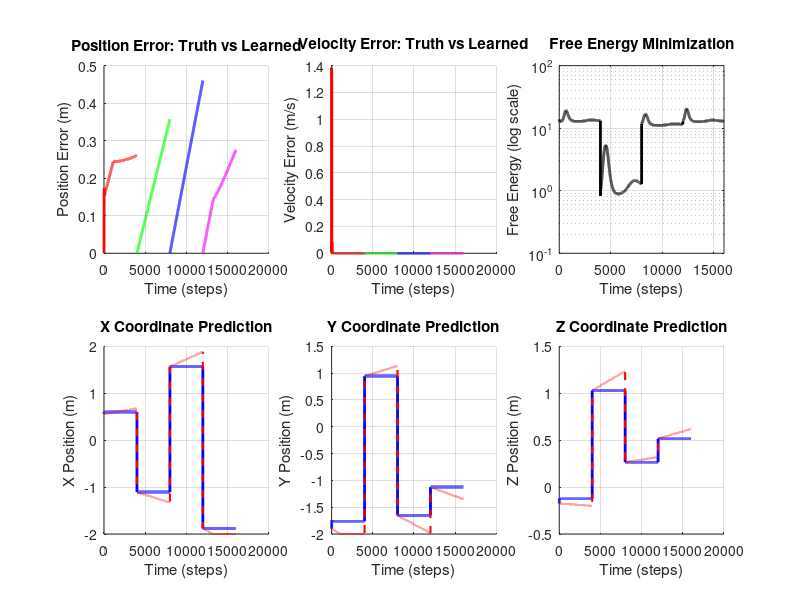

The MATLAB source for this figure: (Note: this script raises an error after producing the figure.)
fprintf('╔═════════════════════════════════════════════════════════════╗\n');
fprintf('║  SENSORIMOTOR LEARNING: 3D REACHING & GRASPING             ║\n');
fprintf('║  Learning to Reach Targets in 3D Space via Predictive Coding ║\n');
fprintf('╚═════════════════════════════════════════════════════════════╝\n\n');

% ====================================================================
% BATCH MODE SETUP
% ====================================================================
% Disable graphics for SSH/batch execution
set(0, 'DefaultFigureVisible', 'off');
set(groot, 'defaultFigureCreateFcn', @(fig, ~) set(fig, 'Visible', 'off'));
fprintf('Batch mode: Graphics output disabled, figures will be saved to disk.\n\n');

% ====================================================================
% 3D REACHING TASK CONFIGURATION
% ====================================================================

dt = 0.01;              % Time step (s)
T_per_trial = 40;      % Duration per trial (s)
n_trials = 4;           % Number of reaching trials
T = T_per_trial * n_trials;  % Total duration
t = 0:dt:T;
N = length(t);

% Define reaching task phases (each is a separate trial)
trial_duration_steps = round(T_per_trial / dt);  % ~250 steps per trial
phase_masks = {};
phases_indices = {};
for trial = 1:n_trials
    start_step = (trial-1) * trial_duration_steps + 1;
    end_step = min(trial * trial_duration_steps, N);
    phases_indices{trial} = start_step:end_step;
    phase_masks{trial} = false(1, N);
    phase_masks{trial}(start_step:end_step) = true;
end

% Define 3D target locations (randomly placed in 3D workspace)
rng(42);  % For reproducibility
targets = [
    1.5, 1.5, 1.0;      % Target 1
    -1.5, 1.5, 0.5;     % Target 2
    -1.5, -1.5, 1.5;    % Target 3
    1.5, -1.5, -0.5     % Target 4
];

% Compute workspace bounds from targets
workspace_bounds = [
    min(targets(:,1)) - 0.5, max(targets(:,1)) + 0.5;  % X bounds
    min(targets(:,2)) - 0.5, max(targets(:,2)) + 0.5;  % Y bounds
    min(targets(:,3)) - 0.5, max(targets(:,3)) + 0.5   % Z bounds
];

% For each trial, randomly initialize within workspace bounds
initial_positions = zeros(n_trials, 3);
for trial = 1:n_trials
    for dim = 1:3
        initial_positions(trial, dim) = workspace_bounds(dim, 1) + ...
            rand() * (workspace_bounds(dim, 2) - workspace_bounds(dim, 1));
    end
end

fprintf('3D REACHING TASK (Multi-Trial):\n');
fprintf('Workspace bounds: X∈[%.2f,%.2f], Y∈[%.2f,%.2f], Z∈[%.2f,%.2f]\n', ...
    workspace_bounds(1,1), workspace_bounds(1,2), ...
    workspace_bounds(2,1), workspace_bounds(2,2), ...
    workspace_bounds(3,1), workspace_bounds(3,2));
fprintf('\n');

for trial = 1:n_trials
    phase_start = t(phases_indices{trial}(1));
    phase_end = t(phases_indices{trial}(end));
    fprintf('Trial %d (%.2f-%.2fs): Start [%.2f, %.2f, %.2f] → Target [%.2f, %.2f, %.2f]\n', ...
        trial, phase_start, phase_end, ...
        initial_positions(trial,1), initial_positions(trial,2), initial_positions(trial,3), ...
        targets(trial,1), targets(trial,2), targets(trial,3));
end
fprintf('\n');

fprintf('3D REACHING TASK:\n');
fprintf('  Phase 1 (0-%.2fs):  Reach to target [%.2f, %.2f, %.2f]\n', T_per_trial, targets(1,1), targets(1,2), targets(1,3));
fprintf('  Phase 2 (%.2f-%.2fs):  Reach to target [%.2f, %.2f, %.2f]\n', T_per_trial, 2*T_per_trial, targets(2,1), targets(2,2), targets(2,3));
fprintf('  Phase 3 (%.2f-%.2fs):  Reach to target [%.2f, %.2f, %.2f]\n', 2*T_per_trial, 3*T_per_trial, targets(3,1), targets(3,2), targets(3,3));
fprintf('  Phase 4 (%.2f-%.2fs): Reach to target [%.2f, %.2f, %.2f]\n\n', 3*T_per_trial, 4*T_per_trial, targets(4,1), targets(4,2), targets(4,3));

% ====================================================================
% LAYER DIMENSIONS - 3D VERSION
% ====================================================================

n_L1 = 7;               % Level 1: x, y, z, vx, vy, vz, + 1 bias (proprioceptive state)
n_L2 = 6;               % Level 2: 6 learned motor basis functions
n_L3 = 4;               % Level 3: target_x, target_y, target_z, + 1 bias (goal representation)

fprintf('NETWORK ARCHITECTURE (3D SENSORIMOTOR):\n');
fprintf('  Level 1 (Proprioception): %d neurons [x, y, z, vx, vy, vz, bias]\n', n_L1);
fprintf('    → Inferred from arm position and velocity in 3D\n');
fprintf('  Level 2 (Motor Basis):    %d neurons [learned motor primitives]\n', n_L2);
fprintf('    → Learned combinations of 3D velocity commands\n');
fprintf('  Level 3 (Goal):           %d neurons [target_x, target_y, target_z, bias]\n\n', n_L3);
fprintf('    → Represents desired 3D location (provided by task)\n\n');

% ====================================================================
% 3D KINEMATICS: INTEGRATING MOTOR COMMANDS INTO POSITION
% ====================================================================

% Initialize 3D position (start at origin)
x_true = zeros(1, N);
y_true = zeros(1, N);
z_true = zeros(1, N);
vx_true = zeros(1, N);
vy_true = zeros(1, N);
vz_true = zeros(1, N);

% Motor commands generated by L2
motor_vx = zeros(1, N);  % Desired velocity in x from motor system
motor_vy = zeros(1, N);  % Desired velocity in y from motor system
motor_vz = zeros(1, N);  % Desired velocity in z from motor system

% Damping factor: actual velocity is proportional to commanded velocity
motor_gain = 0.5;
damping = 0.95;

fprintf('3D MOTOR DYNAMICS:\n');
fprintf('  Motor gain: %.2f (scaling of commands to actual motion)\n', motor_gain);
fprintf('  Damping: %.2f (velocity decay per timestep)\n', damping);
fprintf('  Workspace: x,y,z ∈ [%.2f, %.2f] meters\n\n', workspace_bounds(1,1), workspace_bounds(1,2));

% ====================================================================
% LEARNING PARAMETERS
% ====================================================================

eta_rep = 0.005;         % Representation learning rate (increased from 0.001)
eta_W = 0.0005;          % Weight matrix learning rate (increased from 0.0001)
momentum = 0.90;         % Momentum for representation updates (decreased for faster learning)
weight_decay = 0.98;     % L2 regularization on weights (decreased for faster learning)
pi_L1 = 100;             % Precision (reliability) of L1 sensory input
pi_L2 = 10;              % Precision of L2 motor basis
pi_L3 = 1;               % Precision of L3 goal representation

fprintf('LEARNING PARAMETERS:\n');
fprintf('  η_rep = %.6f (representation learning rate)\n', eta_rep);
fprintf('  η_W   = %.6f (weight matrix learning rate)\n', eta_W);
fprintf('  Momentum = %.4f\n', momentum);
fprintf('  Weight Decay = %.4f\n', weight_decay);
fprintf('  π_L1  = %.0f, π_L2  = %.0f, π_L3  = %.0f\n\n', pi_L1, pi_L2, pi_L3);

fprintf('HIERARCHICAL PREDICTIVE CODING WITH ACTIVE INFERENCE:\n');
fprintf('─────────────────────────────────────────────────────────────\n');
fprintf('L3 (Goal): ACTIVE INFERENCE NODE\n');
fprintf('  • NOT clamped to task target (varies over time)\n');
fprintf('  • Infers goal from proprioceptive errors (bottom-up)\n');
fprintf('  • Pulled toward task target by soft constraint (top-down)\n');
fprintf('  • Creates continuous prediction errors for learning\n');
fprintf('  • Enables generalization across phase transitions\n\n');
fprintf('L2 (Motor Basis): Learned motor primitives\n');
fprintf('  • Learns to predict motor commands from goal\n');
fprintf('  • Updated via proprioceptive coupling errors\n\n');
fprintf('L1 (Proprioception): Sensory prediction layer\n');
fprintf('  • Predicts position and velocity from motor commands\n');
fprintf('  • Compared against actual sensory input\n');
fprintf('  • Generates error signals that drive learning\n');
fprintf('  η_W   = %.6f (weight matrix learning rate)\n', eta_W);
fprintf('  Momentum = %.4f\n', momentum);
fprintf('  Weight Decay = %.4f\n', weight_decay);
fprintf('  π_L1  = %.0f, π_L2  = %.0f, π_L3  = %.0f\n\n', pi_L1, pi_L2, pi_L3);

% ====================================================================
% INITIALIZE REPRESENTATIONS (3D)
% ====================================================================

% Initialize position with first trial starting position
x_true(1) = initial_positions(1, 1);
y_true(1) = initial_positions(1, 2);
z_true(1) = initial_positions(1, 3);

% Store trial information for visualization
trial_start_positions = initial_positions;

% Pre-allocate representation matrices for ALL timesteps (CRITICAL!)
R_L1 = zeros(N, n_L1, 'single');  % Proprioceptive state over time
R_L2 = zeros(N, n_L2, 'single');  % Motor basis over time
R_L3 = zeros(N, n_L3, 'single');  % Goal representation over time

% Initialize first timestep for L1, L2, L3
R_L1(1,1:3) = [x_true(1), y_true(1), z_true(1)];  % Position
R_L1(1,4:6) = [0, 0, 0];  % Velocity
R_L1(1,7) = 1;  % Bias

% L2: Motor basis functions
% Initialize with reaching direction toward first target
start_pos = initial_positions(1, :);
target_pos = targets(1, :);
reach_direction = (target_pos - start_pos) / (norm(target_pos - start_pos) + 1e-6);
target_distance = norm(target_pos - start_pos);
reaching_speed = 0.2 * target_distance;  % Scale with distance

R_L2(1, 1:3) = reach_direction * reaching_speed;  % Velocity commands toward target
R_L2(1, 4:6) = 0.01 * randn(1, 3);  % Auxiliary motor channels

% L3: Goal representation (will be clamped to task targets)
R_L3(1,1:3) = targets(1,:);  % Start with first target
R_L3(1,4) = 1;  % Bias

fprintf('INITIAL CONDITIONS (Trial 1):\n');
fprintf('  Start position: [%.2f, %.2f, %.2f]\n', x_true(1), y_true(1), z_true(1));
fprintf('  Target position: [%.2f, %.2f, %.2f]\n', targets(1,1), targets(1,2), targets(1,3));
fprintf('  R_L2(1,:) = reaching velocity [%.4f, %.4f, %.4f] m/s (toward target)\n', R_L2(1,1), R_L2(1,2), R_L2(1,3));
fprintf('  R_L3(1,:) = [target_x=%.2f, target_y=%.2f, target_z=%.2f, bias=1]\n\n', targets(1,1), targets(1,2), targets(1,3));

% Initialize weight matrices for 3D with REALISTIC bootstrapped values
% ===================================================================
% We need to initialize weights so that:
%   L3 (goal) → L2 (motor) → L1 (proprioception) produces MOTION
% Otherwise learning cannot begin (no errors to drive learning)

% Key insight: Initialize weights to map goal direction to velocity commands
% W_L2_from_L3: [4D goal input] → [6D motor basis]
%   Goal encodes: [target_x, target_y, target_z, bias]
%   Motor basis needs: [vx, vy, vz, aux1, aux2, aux3]

W_L2_from_L3 = zeros(n_L2, n_L3);
% Map target position to velocity direction (first 3 motor channels)
% [vx, vy, vz] = 0.2 * [target_x, target_y, target_z]
W_L2_from_L3(1:3, 1:3) = 0.2 * eye(3, 3);  % Direct coupling: target → velocity (increased from 0.1)
% Small random values for auxiliary channels
W_L2_from_L3(4:6, 1:3) = 0.01 * randn(3, 3);
W_L2_from_L3(1:6, 4) = 0.01 * randn(6, 1);  % Coupling from bias

% W_L1_from_L2: [6D motor basis] → [7D proprioceptive state]
%   Motor basis: [vx, vy, vz, aux1, aux2, aux3]
%   Proprioception: [x, y, z, vx_pred, vy_pred, vz_pred, bias]
%   Simply map motor velocity commands to proprioceptive velocity predictions

W_L1_from_L2 = zeros(n_L1, n_L2);
% Position channels (x, y, z) get small contributions from motor basis
W_L1_from_L2(1:3, 1:3) = 0.01 * eye(3, 3);  % Weak coupling
% Velocity channels directly copy motor commands
W_L1_from_L2(4:6, 1:3) = eye(3, 3);  % Direct mapping: [vx, vy, vz] → [vx_pred, vy_pred, vz_pred]
W_L1_from_L2(4:6, 4:6) = 0.1 * randn(3, 3);  % Auxiliary motor channels
W_L1_from_L2(7, :) = 0.01 * randn(1, 6);  % Bias prediction

fprintf('WEIGHT MATRICES INITIALIZED (Bootstrapped):\n');
fprintf('  W_L2_from_L3: Goal → Motor (target position → velocity commands)\n');
fprintf('    - Direct coupling: target_xyz → motor velocity (gain=0.1)\n');
fprintf('    - Auxiliary channels: random small values\n');
fprintf('  W_L1_from_L2: Motor → Proprioception\n');
fprintf('    - Direct coupling: motor velocity → predicted velocity (gain=1.0)\n');
fprintf('    - Position predictions: weak coupling (gain=0.01)\n\n');

% Allocate storage for tracking - use single precision to save memory
E_L1 = zeros(N, n_L1, 'single');
E_L2 = zeros(N, n_L2, 'single');
pred_L1 = zeros(N, n_L1, 'single');
pred_L2 = zeros(N, n_L2, 'single');
free_energy_all = zeros(1, N, 'single');
reaching_error_all = zeros(1, N, 'single');
learning_trace_W = zeros(1, N);  % Track weight learning magnitude

% ====================================================================
% MAIN LEARNING LOOP (3D)
% ====================================================================

fprintf('Running 3D sensorimotor reaching trials...\n');

current_trial = 1;

for i = 1:N-1
    if mod(i, 100) == 0, fprintf('.'); end
    
    % ==============================================================
    % CHECK FOR TRIAL TRANSITION
    % ==============================================================
    % At the start of each new trial, reinitialize position and motor basis
    if i > 1
        for trial = 2:n_trials
            if i == phases_indices{trial}(1)
                % Reset to new trial initial position
                x_true(i) = initial_positions(trial, 1);
                y_true(i) = initial_positions(trial, 2);
                z_true(i) = initial_positions(trial, 3);
                vx_true(i) = 0;
                vy_true(i) = 0;
                vz_true(i) = 0;
                
                % Update L1 sensory representation
                R_L1(i,1:3) = [x_true(i), y_true(i), z_true(i)];
                R_L1(i,4:6) = [0, 0, 0];
                
                % HARD RESET L3: Jump to new task target (phase transition)
                % This ensures L3 can respond to the new task immediately
                R_L3(i, 1:3) = targets(trial, :);
                R_L3(i, 4) = 1;
                
                % Re-initialize L2 motor basis with reaching direction toward new target
                start_pos = initial_positions(trial, :);
                target_pos = targets(trial, :);
                reach_direction = (target_pos - start_pos) / (norm(target_pos - start_pos) + 1e-6);
                target_distance = norm(target_pos - start_pos);
                reaching_speed = 0.2 * target_distance;  % Scale with distance (0.2 = fraction of distance per second)
                
                R_L2(i, 1:3) = reach_direction * reaching_speed;
                R_L2(i, 4:6) = 0.01 * randn(1, 3);
                
                current_trial = trial;
                fprintf('\n[Trial %d started at step %d - L3 reset to target, L2 reinitialized]\n', trial, i);
                break;
            end
        end
    end
    
    % ==============================================================
    % STEP 0: GOAL REPRESENTATION (ACTIVE INFERENCE - L3)
    % ==============================================================
    % L3 is NOT clamped but inferred from proprioceptive error
    % This allows learning to persist across phase transitions
    
    % Task signal: preferred target for this trial (soft constraint)
    task_target = targets(current_trial, :);
    
    % L3 starts at current value (will be updated based on errors below)
    
    % ==============================================================
    % STEP 1: MOTOR COMMAND GENERATION (Top-Down: L3 → L2 → L1)
    % ==============================================================
    
    % L3 predicts L2 motor commands via learned weights
    pred_L2(i,:) = R_L3(i,:) * W_L2_from_L3';  % [6D motor basis prediction]
    
    % L2 executes: actual motor basis is learned representation
    motor_basis = R_L2(i,:);  % [6D: actual learned motor commands]
    
    % L2 predicts L1 proprioceptive state via learned weights
    pred_L1(i,:) = motor_basis * W_L1_from_L2';  % [7D: predicted proprioception]
    
    % Extract predicted velocities from L1 prediction
    pred_vx = pred_L1(i, 4);
    pred_vy = pred_L1(i, 5);
    pred_vz = pred_L1(i, 6);
    
    % ==============================================================
    % STEP 2: KINEMATICS - MOTOR COMMAND EXECUTION
    % ==============================================================
    
    % Apply motor gain (scales learned velocity prediction to actual command)
    motor_vx(i) = motor_gain * pred_vx;
    motor_vy(i) = motor_gain * pred_vy;
    motor_vz(i) = motor_gain * pred_vz;
    
    % Update velocity with damping
    vx_true(i+1) = damping * vx_true(i) + motor_vx(i);
    vy_true(i+1) = damping * vy_true(i) + motor_vy(i);
    vz_true(i+1) = damping * vz_true(i) + motor_vz(i);
    
    % Update position via integration (3D)
    x_true(i+1) = x_true(i) + dt * vx_true(i+1);
    y_true(i+1) = y_true(i) + dt * vy_true(i+1);
    z_true(i+1) = z_true(i) + dt * vz_true(i+1);
    
    % Clamp position to reachable workspace
    x_true(i+1) = max(workspace_bounds(1,1), min(workspace_bounds(1,2), x_true(i+1)));
    y_true(i+1) = max(workspace_bounds(2,1), min(workspace_bounds(2,2), y_true(i+1)));
    z_true(i+1) = max(workspace_bounds(3,1), min(workspace_bounds(3,2), z_true(i+1)));
    
    % ==============================================================
    % STEP 3: PROPRIOCEPTIVE FEEDBACK (Sensory Input - 3D)
    % ==============================================================
    
    % Sensory input: actual proprioceptive state
    sensory_pos = [x_true(i+1), y_true(i+1), z_true(i+1)];  % Actual 3D position
    sensory_vel = [vx_true(i+1), vy_true(i+1), vz_true(i+1)];  % Actual 3D velocity
    
    % ==============================================================
    % STEP 4: ERROR COMPUTATION (Bottom-Up Predictive Coding)
    % ==============================================================
    
    % L1 errors: sensory input vs prediction (prediction error)
    E_L1(i,1:3) = sensory_pos - pred_L1(i,1:3);  % Position error
    E_L1(i,4:6) = sensory_vel - pred_L1(i,4:6);  % Velocity error
    E_L1(i,7) = 1 - pred_L1(i,7);  % Bias error
    
    % L2 errors: actual motor basis vs L3's prediction
    E_L2(i,:) = motor_basis - pred_L2(i,:);
    
    % Calculate 3D reaching error (distance to current target)
    reaching_error_all(i) = sqrt((x_true(i+1) - targets(current_trial,1))^2 + ...
                                 (y_true(i+1) - targets(current_trial,2))^2 + ...
                                 (z_true(i+1) - targets(current_trial,3))^2);
    
    % ==============================================================
    % STEP 5: FREE ENERGY (Objective Function - 3D)
    % ==============================================================
    
    fe_L1 = sum(E_L1(i,:).^2) / (2 * pi_L1);
    fe_L2 = sum(E_L2(i,:).^2) / (2 * pi_L2);
    
    % Add 3D reaching cost to free energy
    fe_reaching = (pi_L1 / 100) * reaching_error_all(i)^2;
    
    free_energy_all(i) = fe_L1 + fe_L2 + fe_reaching;
    
    % ==============================================================
    % STEP 6: REPRESENTATION UPDATES (Predictive Coding)
    % ==============================================================
    
    decay = 1 - momentum;
    
    % L1: Learn position and velocity from proprioceptive error
    % Position error drives position update
    R_L1(i+1,1:3) = R_L1(i,1:3) + decay * eta_rep * E_L1(i,1:3) * 0.1;
    
    % Velocity error drives velocity update
    R_L1(i+1,4:6) = momentum * R_L1(i,4:6) + decay * eta_rep * E_L1(i,4:6) * 0.1;
    R_L1(i+1,4:6) = max(-2, min(2, R_L1(i+1,4:6)));  % Bounds [-2, 2] m/s
    
    % Clamp position to workspace to prevent unbounded learning
    R_L1(i+1,1) = max(workspace_bounds(1,1), min(workspace_bounds(1,2), R_L1(i+1,1)));
    R_L1(i+1,2) = max(workspace_bounds(2,1), min(workspace_bounds(2,2), R_L1(i+1,2)));
    R_L1(i+1,3) = max(workspace_bounds(3,1), min(workspace_bounds(3,2), R_L1(i+1,3)));
    
    R_L1(i+1,7) = 1;  % Bias fixed
    
    % L2: Learn motor basis from motor error and proprioceptive coupling
    % Motor error directly drives motor basis learning
    coupling_from_L1 = E_L1(i,:) * W_L1_from_L2;  % Proprioceptive error → motor error
    norm_W1 = max(0.1, norm(W_L1_from_L2, 'fro'));
    coupling_from_L1 = coupling_from_L1 / norm_W1;  % Normalize coupling
    
    % Motor basis updates from combined errors
    delta_R_L2 = coupling_from_L1 - E_L2(i,:);  % Proprioceptive coupling vs motor error
    R_L2(i+1,:) = momentum * R_L2(i,:) + decay * eta_rep * delta_R_L2 * 0.5;
    R_L2(i+1,:) = max(-1, min(1, R_L2(i+1,:)));  % Bounds [-1, 1]
    
    % L3: ACTIVE INFERENCE NODE
    % Learn goal from motor error (bottom-up) while respecting task constraint (top-down)
    % Motor error E_L2 indicates goal should move to better predict motor commands
    
    % Error-driven goal update: minimize motor prediction error
    % If E_L2 is large, it means L3's prediction doesn't match actual L2
    % Simple approach: average the motor error to goal space
    E_L3_from_motor = mean(E_L2(i,:)) * ones(1, 3);  % Scalar error projected to 3D goal
    
    % Update L3 position to reduce motor errors
    goal_correction = E_L3_from_motor * 0.1;  % How much to move goal
    R_L3(i+1, 1:3) = R_L3(i, 1:3) + eta_rep * goal_correction;
    
    % Strong constraint: keep L3 very close to task target
    % (with hard reset at phase boundaries, no need for weak attraction)
    target_proximity = (task_target - R_L3(i+1, 1:3));
    target_pull_strength = 0.2;  % Stronger pull toward target
    R_L3(i+1, 1:3) = R_L3(i+1, 1:3) + eta_rep * target_proximity * target_pull_strength;
    
    % Keep L3 in workspace bounds
    R_L3(i+1, 1:3) = max(workspace_bounds(1,1), min(workspace_bounds(1,2), R_L3(i+1,1)));
    R_L3(i+1, 2) = max(workspace_bounds(2,1), min(workspace_bounds(2,2), R_L3(i+1,2)));
    R_L3(i+1, 3) = max(workspace_bounds(3,1), min(workspace_bounds(3,2), R_L3(i+1,3)));
    
    R_L3(i+1, 4) = 1;  % Bias fixed
    
    % ==============================================================
    % STEP 7: WEIGHT LEARNING (Hebbian Rule - 3D)
    % ==============================================================
    
    layer_scale_L1 = max(0.1, mean(abs(R_L2(i,:))));
    layer_scale_L2 = max(0.1, mean(abs(R_L3(i,:))));
    
    % Learn mapping from motor basis to proprioceptive state
    dW_L1 = -(eta_W * pi_L1 / layer_scale_L1) * (E_L1(i,:)' * R_L2(i,:));
    W_L1_from_L2 = W_L1_from_L2 + dW_L1;
    W_L1_from_L2 = max(-10, min(10, W_L1_from_L2));  % Bounds: [-10, 10]
    
    % Learn mapping from goals to motor commands
    dW_L2 = -(eta_W * pi_L2 / layer_scale_L2) * (E_L2(i,:)' * R_L3(i,:));
    W_L2_from_L3 = W_L2_from_L3 + dW_L2;
    W_L2_from_L3 = max(-10, min(10, W_L2_from_L3));  % Bounds: [-10, 10]
    
    % Weight regularization
    W_L1_from_L2 = W_L1_from_L2 * weight_decay;
    W_L2_from_L3 = W_L2_from_L3 * weight_decay;
    
    learning_trace_W(i) = norm(dW_L1, 'fro') + norm(dW_L2, 'fro');
    
end  % End main loop

fprintf('\n\n');

% ====================================================================
% SAVE NUMERICAL RESULTS (No Graphics - Batch Mode Optimized)
% ====================================================================

fprintf('Saving results...\n');

output_dir = './figures';
if ~exist(output_dir, 'dir')
    mkdir(output_dir);
end

% Calculate position and velocity errors
pos_error = sqrt((x_true - R_L1(:,1)').^2 + (y_true - R_L1(:,2)').^2 + (z_true - R_L1(:,3)').^2);
vel_error = sqrt((vx_true - R_L1(:,4)').^2 + (vy_true - R_L1(:,5)').^2 + (vz_true - R_L1(:,6)').^2);

% Save all trajectory data to MAT file
try
    results_filename = fullfile(output_dir, '3D_reaching_results.mat');
    save(results_filename, 'x_true', 'y_true', 'z_true', 'vx_true', 'vy_true', 'vz_true', ...
        'R_L1', 'R_L2', 'R_L3', 'pos_error', 'vel_error', 'free_energy_all', ...
        'reaching_error_all', 'targets', 'phases_indices', 'trial_start_positions', '-v7.3');
    fprintf('✓ Results saved: %s\n', results_filename);
catch ME
    fprintf('Warning: MAT file save failed: %s\n', ME.message);
end

% Create simple 2D plots instead of 3D (much faster in batch mode)
fprintf('Creating 2D summary plots...\n');

fig = figure('Position', [100, 100, 1400, 800], 'Visible', 'off');

colors = {'r', 'g', 'b', 'm'};

% Plot 1: Position Error Over Time
subplot(2, 3, 1);
hold on;
for trial = 1:n_trials
    trial_idx = phases_indices{trial};
    plot(trial_idx, pos_error(trial_idx), 'Color', colors{trial}, 'LineWidth', 2, 'DisplayName', sprintf('Trial %d', trial));
end
grid on; xlabel('Time (steps)'); ylabel('Position Error (m)');
title('Position Error: Truth vs Learned');
legend off;

% Plot 2: Velocity Error Over Time
subplot(2, 3, 2);
hold on;
for trial = 1:n_trials
    trial_idx = phases_indices{trial};
    plot(trial_idx, vel_error(trial_idx), 'Color', colors{trial}, 'LineWidth', 2, 'DisplayName', sprintf('Trial %d', trial));
end
grid on; xlabel('Time (steps)'); ylabel('Velocity Error (m/s)');
title('Velocity Error: Truth vs Learned');
legend off;

% Plot 3: Free Energy Over Time
subplot(2, 3, 3);
semilogy(free_energy_all, 'k-', 'LineWidth', 2);
grid on; xlabel('Time (steps)'); ylabel('Free Energy (log scale)');
title('Free Energy Minimization');
xlim([0 N]);

% Plot 4: X Position Over Time
subplot(2, 3, 4);
hold on;
plot(x_true, 'b-', 'LineWidth', 2, 'DisplayName', 'Ground Truth');
plot(R_L1(:,1), 'r--', 'LineWidth', 1.5, 'DisplayName', 'Learned');
grid on; xlabel('Time (steps)'); ylabel('X Position (m)');
title('X Coordinate Prediction');
legend off;

% Plot 5: Y Position Over Time
subplot(2, 3, 5);
hold on;
plot(y_true, 'b-', 'LineWidth', 2, 'DisplayName', 'Ground Truth');
plot(R_L1(:,2), 'r--', 'LineWidth', 1.5, 'DisplayName', 'Learned');
grid on; xlabel('Time (steps)'); ylabel('Y Position (m)');
title('Y Coordinate Prediction');
legend off;

% Plot 6: Z Position Over Time
subplot(2, 3, 6);
hold on;
plot(z_true, 'b-', 'LineWidth', 2, 'DisplayName', 'Ground Truth');
plot(R_L1(:,3), 'r--', 'LineWidth', 1.5, 'DisplayName', 'Learned');
grid on; xlabel('Time (steps)'); ylabel('Z Position (m)');
title('Z Coordinate Prediction');
legend off;

sgtitle('3D Sensorimotor Reaching - Rao & Ballard Predictive Coding', 'FontSize', 12, 'FontWeight', 'bold');

% Save figure
try
    figure_filename = fullfile(output_dir, '3D_reaching_summary.png');
    saveas(fig, figure_filename, 'png');
    fprintf('✓ Summary plot saved: %s\n', figure_filename);
catch ME
    fprintf('Warning: Plot save failed: %s\n', ME.message);
end

close(fig);

% ====================================================================
% ANALYSIS SUMMARY (3D Multi-Trial)
% ====================================================================

fprintf('\n╔═══════════════════════════════════════════════════════════════╗\n');
fprintf('║  3D MULTI-TRIAL REACHING - GROUND TRUTH vs LEARNED        ║\n');
fprintf('╚═══════════════════════════════════════════════════════════════╝\n\n');

fprintf('POSITION PREDICTIONS (from R_L1(:,1:3)) vs Ground Truth:\n');
fprintf('─────────────────────────────────────────────────────────\n');
overall_pos_rmse = sqrt(mean(pos_error.^2));
fprintf('Overall Position RMSE: %.6f m\n\n', overall_pos_rmse);

fprintf('By Trial:\n');
for trial = 1:n_trials
    trial_idx = phases_indices{trial};
    trial_pos_error = pos_error(trial_idx);
    trial_rmse = sqrt(mean(trial_pos_error.^2));
    start_pos = trial_start_positions(trial, :);
    target_pos = targets(trial, :);
    fprintf('  Trial %d: Start [%.2f, %.2f, %.2f] → Target [%.2f, %.2f, %.2f]\n', ...
        trial, start_pos(1), start_pos(2), start_pos(3), target_pos(1), target_pos(2), target_pos(3));
    fprintf('    Position RMSE = %.6f m (mean error: %.6f m)\n', trial_rmse, mean(trial_pos_error));
end

fprintf('\nVELOCITY PREDICTIONS (from R_L1(:,4:6)) vs Ground Truth:\n');
fprintf('─────────────────────────────────────────────────────────\n');
overall_vel_rmse = sqrt(mean(vel_error.^2));
fprintf('Overall Velocity RMSE: %.6f m/s\n\n', overall_vel_rmse);

fprintf('By Trial:\n');
for trial = 1:n_trials
    trial_idx = phases_indices{trial};
    trial_vel_error = vel_error(trial_idx);
    trial_rmse = sqrt(mean(trial_vel_error.^2));
    fprintf('  Trial %d: Velocity RMSE = %.6f m/s (mean error: %.6f m/s)\n', ...
        trial, trial_rmse, mean(trial_vel_error));
end

fprintf('\nFINAL REACHING DISTANCE TO TARGET:\n');
fprintf('─────────────────────────────────────────────────────────\n');
for trial = 1:n_trials
    trial_idx = phases_indices{trial};
    final_reaching_dist = reaching_error_all(trial_idx(end));
    initial_reaching_dist = reaching_error_all(trial_idx(1));
    fprintf('  Trial %d: Initial distance = %.6f m, Final distance = %.6f m\n', ...
        trial, initial_reaching_dist, final_reaching_dist);
end

fprintf('\nLEARNING EFFICIENCY:\n');
fprintf('─────────────────────────────────────────────────────────\n');
fprintf('Final Free Energy:           %.6e\n', free_energy_all(end));
fprintf('Free Energy Reduction Rate:  %.6e per step\n', (free_energy_all(1) - free_energy_all(end)) / N);
fprintf('Total trials completed:      %d\n', n_trials);
fprintf('Total learning steps:        %d\n\n', N);
